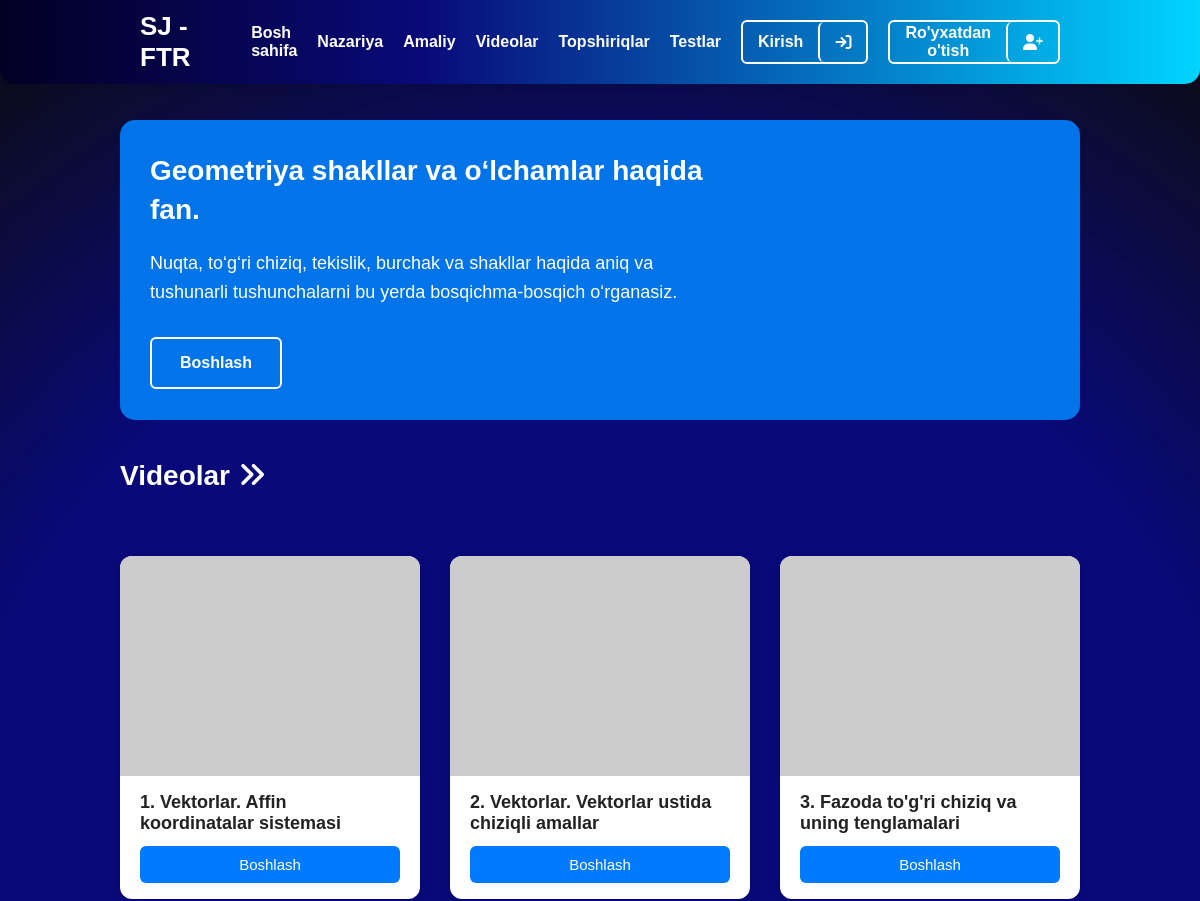
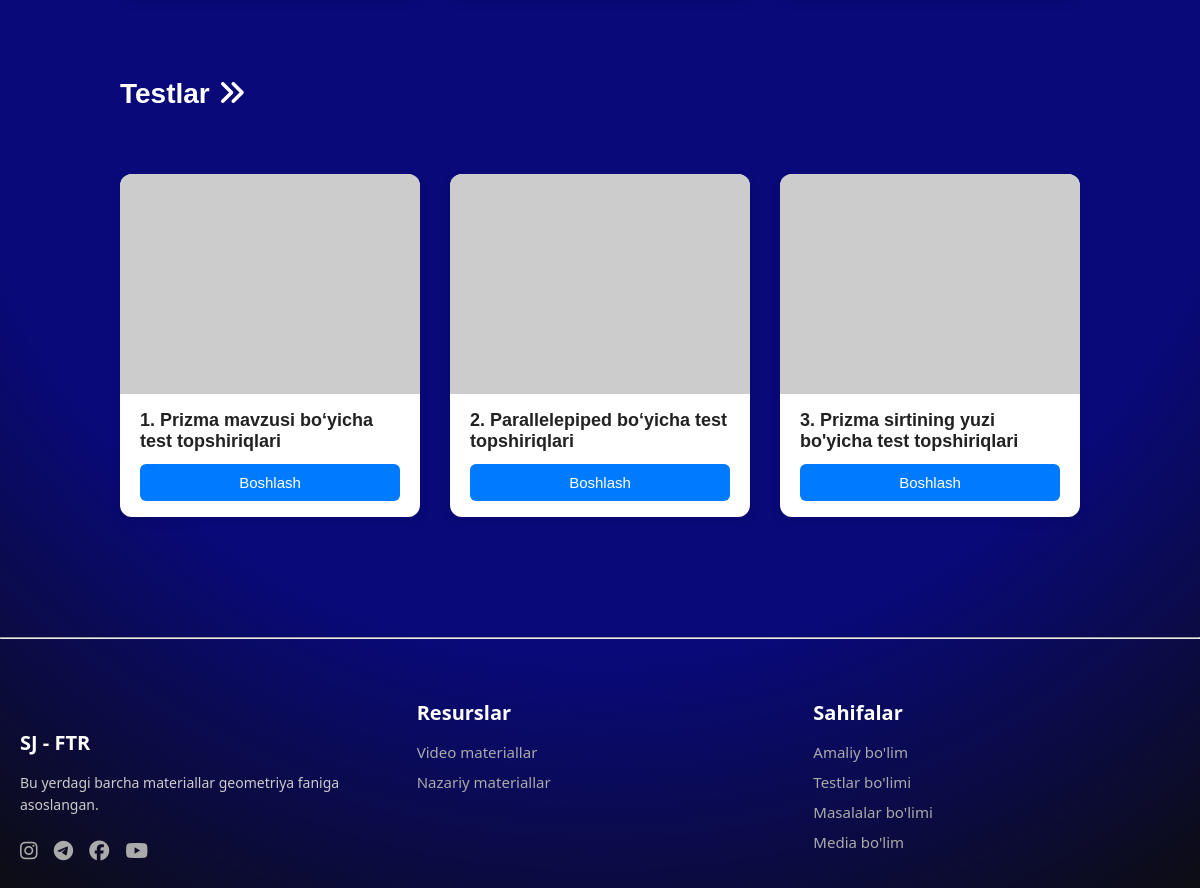
/dashboard/, run on the app's committed database (2 pictures, top to bottom).
### main/models.py (models this page shows, shortened)
class Videolar(models.Model):
    sarlavha = models.CharField(max_length=255)
    tartib_raqami = models.PositiveIntegerField()
    video_url = models.URLField(
        help_text="Google Drive link: https://drive.google.com/file/d/FILE_ID/view?usp=sharing"
    )
    yakunlangan_vaqt = models.DateTimeField(auto_now_add=True)
    nazariy_mavzu = models.ForeignKey(
        'NazariyMavzular',
        on_delete=models.SET_NULL,
        null=True,
        blank=True,
        related_name='videolar'
    )
    class Meta:
        ordering = ['tartib_raqami']

class Test(models.Model):
    sarlavha = models.CharField(max_length=255)
    tartib_raqami = models.PositiveIntegerField()
    nazariy_mavzu = models.ForeignKey('NazariyMavzular', on_delete=models.CASCADE, related_name='testlar')
    class Meta:
        ordering = ['tartib_raqami']

### main/views.py (the view)
# urls.py: path('dashboard/', views.dashboard, name='dashboard'),
def dashboard(request):
    videolar = Videolar.objects.all()
    testlar = Test.objects.all()
    context = {
        'videolar': videolar,
        'testlar': testlar,
    }
    return render(request, 'main/index.html', context)

### template/main/index.html (shortened to what this page needs)
{% extends "main/base.html" %}
{% block content %}
<section class="header" style="margin-top: 5vh">
    <div class="left">
        <h1 class="cursor typewriter-animation">
            Geometriya shakllar va o‘lchamlar haqida fan.
        </h1>
        <p class="fade-in">
            Nuqta, to‘g‘ri chiziq, tekislik, burchak va shakllar haqida aniq va
            tushunarli tushunchalarni bu yerda bosqichma-bosqich o‘rganasiz.
        </p>
        <a href="{% url 'nazariy' %}" style="text-decoration: none">
            <button class="btn-kirish" style="padding:15px 28px">Boshlash</button>
        </a>
    </div>
    <div class="right">
    </div>
</section>
<section class="video_section ">
    <h2>Videolar <i class="fa-solid fa-angles-right"></i></h2>
    <div class="video">
        {% for video in videolar|slice:":3" %}
        <div class="video-card">
            <div class="top"></div>
            <div class="footer">
                <h3>{{video.tartib_raqami}}. {{video.sarlavha}}</h3>
                {% if not user.is_authenticated %}
                    <a href="#" data-bs-toggle="modal" data-bs-target="#authModal">
                        <button onclick="showAuthModal()">Boshlash</button>
                    </a>
                {% else %}
                    <a href="{{ video.video_url }}" target="_blank">
                        <button>Boshlash</button>
                    </a>
                {% endif %}
            </div>
        </div>
        {% endfor %}
    </div>
</section>
<section class="video_section ">
    <h2>Testlar <i class="fa-solid fa-angles-right"></i></h2>
    <div class="video">
        {% for test in testlar|slice:":3" %}
        <div class="video-card">
            <div class="top test"></div>
            <div class="footer">
                <h3>{{ test.tartib_raqami }}. {{test.sarlavha}}</h3>
                {% if not user.is_authenticated %}
                    <a href="#" data-bs-toggle="modal" data-bs-target="#authModal">
                        <button onclick="showAuthModal()">Boshlash</button>
                    </a>
                {% else %}
                    <a href="{% url 'test_detail' test.id  %}" >
                        <button>Boshlash</button>
                    </a>
                {% endif %}
            </div>
        </div>
        {%endfor%}
    </div>
</section>
{% endblock %}

### template/main/base.html (shortened to what this page needs)
<!DOCTYPE html>
<html lang="uz">
{% load static %}
<head>
    <link rel="stylesheet" href="https://cdnjs.cloudflare.com/ajax/libs/font-awesome/6.7.2/css/all.min.css  "/>
    <link rel="stylesheet" href="{% static 'main/style.css' %}">
</head>
<body>
<nav>
    <div class="nav-container">
        <div class="logo">SJ - FTR</div>
        <div class="menu" id="nav-menu">
            <a href="{% url 'dashboard' %}">Bosh sahifa</a>
            <a href="{% url 'nazariy' %}">Nazariya</a>
            <a href="{% url 'amaliy' %}">Amaliy</a>
            <a href="{% url 'video' %}">Videolar</a>
            <a href="{% url 'masala' %}">Topshiriqlar</a>
            <a href="{% url 'test' %}">Testlar</a>
            {% if request.user.is_authenticated %}
            <a href="" class="btn-account" style="padding: 10px 11px; margin-left: 20px; border: 2px solid #FFFFFF; border-radius: 6px">
                <i class="fa-regular fa-user"></i>
            </a>
            <a href="{% url 'log_out' %}">
                <button class="btn-kirish">Chiqish <i class="fa-solid fa-arrow-right-to-bracket"></i></button>
            </a>
            {% else %}
            <a href="{% url 'login' %}">
                <button class="btn-kirish">Kirish <i class="fa-solid fa-arrow-right-to-bracket"></i></button>
            </a>
            <a href="{% url 'register' %}">
                <button class="btn-kirish">Ro'yxatdan o'tish <i class="fa-solid fa-user-plus"></i></button>
            </a>
            {% endif %}
        </div>
    </div>
</nav>
<div class="main">
    {% block content %}
    {% endblock %}
</div>
<hr>
<footer>
    <div class="row">
        <div class="col">
            <a href="{% url 'dashboard' %}"><img src="{% static 'main/images/logo.png' %}" alt=""></a>
            <h3>
                SJ - FTR
            </h3>
            <p>Bu yerdagi barcha materiallar geometriya faniga asoslangan.</p>
            <div class="links">
                <a href=""><i class="fa-brands fa-instagram"></i></a>
                <a href="#"><i class="fa-brands fa-telegram"></i></a>
                <a href="#"><i class="fa-brands fa-facebook"></i></a>
                <a href="#"><i class="fa-brands fa-youtube"></i></a>
            </div>
        </div>
        <div class="col">
            <h3>Resurslar</h3>
            <a href="{% url 'video' %}">Video materiallar</a>
            <a href="{% url 'nazariy' %}">Nazariy materiallar</a>
        </div>
        <div class="col">
            <h3>
                Sahifalar
            </h3>
            <a href="{% url 'amaliy' %}">Amaliy bo'lim</a>
            <a href="{% url 'test' %}">Testlar bo'limi</a>
            <a href="{% url 'masala' %}">Masalalar bo'limi</a>
            <a href="{% url 'video' %}">Media bo'lim</a>
        </div>
    </div>
</footer>
</body>
</html>

### static/main/style.css (style rules this page uses)
* { margin: 0; padding: 0; box-sizing: border-box; }
body { font-family: Arial, sans-serif; background: #090979; background: radial-gradient(circle, rgba(9, 9, 121, 1) 60%, rgba(13, 13, 13, 1) 100%); }
nav { width: 100vw; background: #020024; background: linear-gradient(90deg, rgba(2, 0, 36, 1) 0%, rgba(9, 9, 121, 1) 35%, rgba(0, 212, 255, 1) 100%); box-shadow: 0 2px 5px rgba(0, 0, 0, 0.1); position: relative; margin: auto; border-radius: 0 0 15px 15px; padding: 1% 0; position: fixed; z-index: 1000; }
.nav-container { max-width: 80vw; margin: auto; padding: 0 20px; display: flex; justify-content: space-between; align-items: center; height: 60px; }
.logo { color: #ffffff; font-weight: 700; font-size: 26px; }
.menu { display: flex; gap: 20px; align-items: center; }
.menu a { text-decoration: none; color: #ffffff; font-size: 16px; font-weight: 600; transition: color 0.3s; }
.btn-kirish { padding-left: 15px; background-color: #ffffff00; color: white; border: 2px solid #ffffff; border-radius: 6px; font-size: 16px; font-weight: bold; cursor: pointer; transition: background-color 0.3s, box-shadow 0.3s, transform 0.2s; display: flex; justify-content: center; align-items: center; z-index: 0; }
.btn-kirish i { display: block; margin-left: 15px; padding: 12px 15px 12px 15px; border-left: 2px solid #FFFFFF; border-radius: 6px; z-index: 1; transition: background-color 0.3s, box-shadow 0.3s, transform 0.2s; }
.main { padding: 10vh 0; width: 80vw; margin: auto; color: #ffffff; }
.header { background: rgb(0, 116, 232); border-radius: 15px; display: flex; justify-content: space-between; align-items: center; width: 100%; margin: 0 auto; padding: 30px; }
.left { margin-right: 10%; }
.right { width: 50%; height: 30vh; background-image: url(images/banner3.png); background-size: cover; }
.left h1 { font-size: 28px; line-height: 1.4; margin-bottom: 20px; }
.left p { font-size: 18px; line-height: 1.6; margin-bottom: 30px; }
.video { padding: 40px 0px; margin: 0 auto; }
.video_section h2 { font-size: 28px; margin-bottom: 24px; color: #ffffff; font-weight: 600; margin-top: 40px; }
.video { display: grid; grid-template-columns: repeat(auto-fit, minmax(300px, 1fr)); gap: 30px; max-width: 1100px; margin: auto; }
.video-card { background-color: #ffffff; border-radius: 12px; overflow: hidden; box-shadow: 0 4px 12px rgba(0, 0, 0, 0.08); transition: transform 0.3s ease, box-shadow 0.3s ease; }
.video-card .top { height: 220px; background-color: #ccc; background-size: cover; background-position: center; background-image: url(images/video_bg2.png); }
.video-card .footer { padding: 16px 20px; }
.video-card .footer h3 { font-size: 18px; color: #222; margin-bottom: 12px; }
.video-card .footer button { background-color: #007BFF; color: #fff; border: none; width: 100%; font-size: 15px; padding: 10px 18px; border-radius: 6px; cursor: pointer; transition: background-color 0.3s ease, transform 0.2s; }
.video-card .test { background-image: url(images/test.png); }
footer { background-color: #ffffff00; color: #f0f0f0; padding: 60px 20px 40px; font-family: 'Segoe UI', sans-serif; }
footer .row { display: flex; flex-wrap: wrap; justify-content: space-between; gap: 30px; max-width: 1200px; margin: 0 auto; }
footer .col { flex: 1 1 250px; min-width: 220px; }
footer h3 { font-size: 20px; margin-bottom: 16px; color: #ffffff; }
footer p { font-size: 14px; color: #ccc; line-height: 1.6; }
footer .col a { display: block; margin-bottom: 10px; font-size: 15px; color: #aaa; text-decoration: none; transition: color 0.3s ease; }
footer .links { margin-top: 20px; }
footer .links a { display: inline-block; margin-right: 12px; font-size: 20px; color: #aaa; transition: color 0.3s ease, transform 0.2s; }

### data on the page
Videolar: tartib_raqami "1", sarlavha "Vektorlar. Affin koordinatalar sistemasi"
Videolar: tartib_raqami "2", sarlavha "Vektorlar. Vektorlar ustida chiziqli amallar"
Videolar: tartib_raqami "3", sarlavha "Fazoda to'g'ri chiziq va uning tenglamalari"
Test: tartib_raqami "1", sarlavha "Prizma mavzusi bo‘yicha test topshiriqlari"
Test: tartib_raqami "2", sarlavha "Parallelepiped bo‘yicha test topshiriqlari"
Test: tartib_raqami "3", sarlavha "Prizma sirtining yuzi bo'yicha test topshiriqlari"
